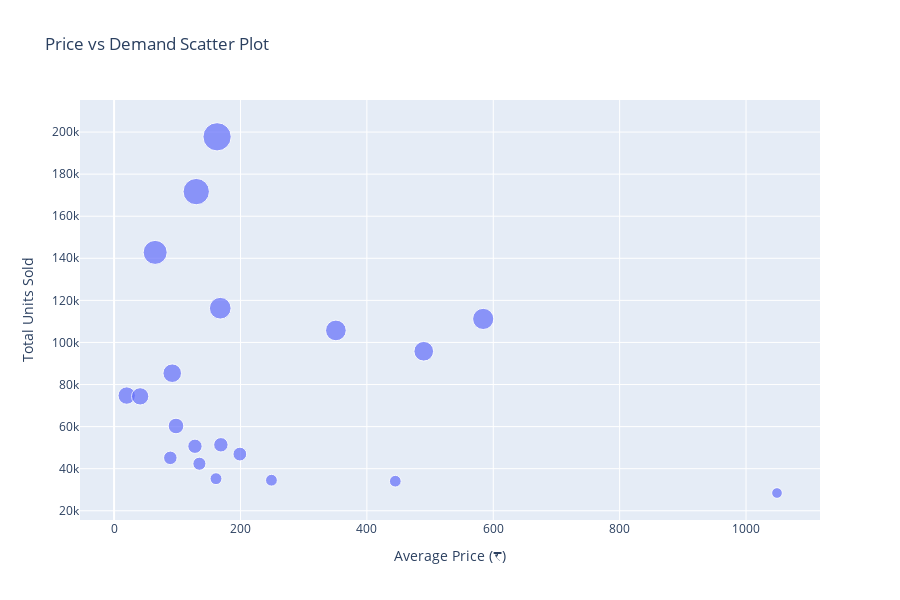

The code cell stored with this chart in its notebook:
### Code cell
# Cell 12: Does lower price = more sales?

fig = px.scatter(
    price_demand,
    x="sale_price",
    y="quantity_sold",
    size="quantity_sold",  # bubble size by demand
    opacity=0.7,
    hover_name="product_name",
    labels={
        "sale_price": "Average Price (₹)",
        "quantity_sold": "Total Units Sold"
    },
    title="Price vs Demand Scatter Plot"
)

fig.update_layout(height=600, width=900)

fig.show()

### Figure 1 — Plotly figure (JSON) as saved in the notebook; plotly's stock layout.template omitted (floating-point values rounded to 4 significant figures)
{"data": [{"hovertemplate": "<b>%{hovertext}</b><br><br>Average Price (₹)=%{x}<br>Total Units Sold=%{marker.size}<extra></extra>", "hovertext": ["Awadhi Kadhai Chicken Masala", "Secret Mix Veg Soup", "Instant Soup - Creamy Spinach", "Ice Cube Tray - Green", "Cotton Buds", "Detergent Bar", "Hair Fruits Long & Silky Conditioning Shampoo", "Tomato Ketchup", "Panty liner - Ultradry", "Chilli Powder/Menasina Pudi", "Green Tea - Lemon Grass", "Tea - Infusion, Tulsi Sweet Rose", "Germ Kill Spray", "Massage Bag - Hot Water & Ice", "Steel Induction Bottom Tope/Patila/Bhagona - No. 11", "Fabric Conditioner - 2X French Perfume", "Almond/Badam - Californian, Giri", "Extra Absorb Adult Pant Style Diapers - Large", "Mango Slim Shake - Weight Control Powered By Ayurveda", "Breeze LED Desk Light 61013 - 5 Watt, White"], "legendgroup": "", "marker": {"color": "#636efa", "opacity": 0.7, "size": [74751, 74376, 142798, 45148, 85383, 60290, 50649, 171692, 42359, 35248, 197736, 116272, 51356, 46938, 34522, 105707, 34050, 95811, 111181, 28439], "sizemode": "area", "sizeref": 494.3, "symbol": "circle"}, "mode": "markers", "name": "", "orientation": "v", "showlegend": false, "type": "scatter", "x": [20, 41.25, 65, 89, 92, 98, 128, 130, 135, 161.2, 163, 168, 169, 199, 249, 351, 445, 490, 584.1, 1049], "xaxis": "x", "y": [74751, 74376, 142798, 45148, 85383, 60290, 50649, 171692, 42359, 35248, 197736, 116272, 51356, 46938, 34522, 105707, 34050, 95811, 111181, 28439], "yaxis": "y"}], "layout": {"height": 600, "legend": {"itemsizing": "constant", "tracegroupgap": 0}, "title": {"text": "Price vs Demand Scatter Plot"}, "width": 900, "xaxis": {"anchor": "y", "domain": [0, 1], "title": {"text": "Average Price (₹)"}}, "yaxis": {"anchor": "x", "domain": [0, 1], "title": {"text": "Total Units Sold"}}}}
